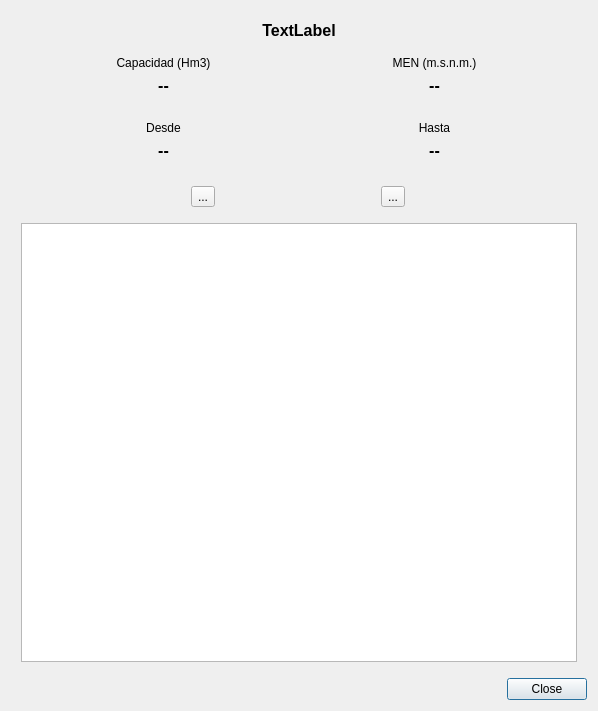
<?xml version="1.0" encoding="UTF-8"?>
<ui version="4.0">
 <class>DialogShowTable</class>
 <widget class="QDialog" name="DialogShowTable">
  <property name="geometry">
   <rect>
    <x>0</x>
    <y>0</y>
    <width>598</width>
    <height>711</height>
   </rect>
  </property>
  <property name="windowTitle">
   <string>Datos por fecha</string>
  </property>
  <layout class="QVBoxLayout" name="verticalLayout_6">
   <item>
    <layout class="QVBoxLayout" name="verticalLayout">
     <property name="leftMargin">
      <number>10</number>
     </property>
     <property name="topMargin">
      <number>10</number>
     </property>
     <property name="rightMargin">
      <number>10</number>
     </property>
     <property name="bottomMargin">
      <number>10</number>
     </property>
     <item>
      <widget class="QLabel" name="lblNombreEmbalse">
       <property name="font">
        <font>
         <pointsize>12</pointsize>
         <weight>75</weight>
         <bold>true</bold>
        </font>
       </property>
       <property name="text">
        <string>TextLabel</string>
       </property>
       <property name="alignment">
        <set>Qt::AlignCenter</set>
       </property>
      </widget>
     </item>
     <item>
      <layout class="QHBoxLayout" name="horizontalLayout_2">
       <property name="leftMargin">
        <number>10</number>
       </property>
       <property name="topMargin">
        <number>10</number>
       </property>
       <property name="rightMargin">
        <number>10</number>
       </property>
       <property name="bottomMargin">
        <number>10</number>
       </property>
       <item>
        <layout class="QVBoxLayout" name="verticalLayout_5">
         <item>
          <widget class="QLabel" name="label_4">
           <property name="text">
            <string>Capacidad (Hm3)</string>
           </property>
           <property name="alignment">
            <set>Qt::AlignCenter</set>
           </property>
          </widget>
         </item>
         <item>
          <widget class="QLabel" name="lblCapacidad">
           <property name="font">
            <font>
             <pointsize>12</pointsize>
             <weight>75</weight>
             <bold>true</bold>
            </font>
           </property>
           <property name="text">
            <string>--</string>
           </property>
           <property name="alignment">
            <set>Qt::AlignCenter</set>
           </property>
          </widget>
         </item>
        </layout>
       </item>
       <item>
        <layout class="QVBoxLayout" name="verticalLayout_4">
         <item>
          <widget class="QLabel" name="label_5">
           <property name="text">
            <string>MEN (m.s.n.m.)</string>
           </property>
           <property name="alignment">
            <set>Qt::AlignCenter</set>
           </property>
          </widget>
         </item>
         <item>
          <widget class="QLabel" name="lblMen">
           <property name="font">
            <font>
             <pointsize>12</pointsize>
             <weight>75</weight>
             <bold>true</bold>
            </font>
           </property>
           <property name="text">
            <string>--</string>
           </property>
           <property name="alignment">
            <set>Qt::AlignCenter</set>
           </property>
          </widget>
         </item>
        </layout>
       </item>
      </layout>
     </item>
     <item>
      <layout class="QHBoxLayout" name="horizontalLayout">
       <property name="leftMargin">
        <number>10</number>
       </property>
       <property name="topMargin">
        <number>10</number>
       </property>
       <property name="rightMargin">
        <number>10</number>
       </property>
       <property name="bottomMargin">
        <number>10</number>
       </property>
       <item>
        <layout class="QVBoxLayout" name="verticalLayout_3">
         <item>
          <widget class="QLabel" name="label">
           <property name="text">
            <string>Desde</string>
           </property>
           <property name="alignment">
            <set>Qt::AlignCenter</set>
           </property>
          </widget>
         </item>
         <item>
          <widget class="QLabel" name="lblDesde">
           <property name="font">
            <font>
             <pointsize>12</pointsize>
             <weight>75</weight>
             <bold>true</bold>
            </font>
           </property>
           <property name="text">
            <string>--</string>
           </property>
           <property name="alignment">
            <set>Qt::AlignCenter</set>
           </property>
          </widget>
         </item>
        </layout>
       </item>
       <item>
        <layout class="QVBoxLayout" name="verticalLayout_2">
         <item>
          <widget class="QLabel" name="label_2">
           <property name="text">
            <string>Hasta</string>
           </property>
           <property name="alignment">
            <set>Qt::AlignCenter</set>
           </property>
          </widget>
         </item>
         <item>
          <widget class="QLabel" name="lblHasta">
           <property name="font">
            <font>
             <pointsize>12</pointsize>
             <weight>75</weight>
             <bold>true</bold>
            </font>
           </property>
           <property name="text">
            <string>--</string>
           </property>
           <property name="alignment">
            <set>Qt::AlignCenter</set>
           </property>
          </widget>
         </item>
        </layout>
       </item>
      </layout>
     </item>
     <item>
      <layout class="QHBoxLayout" name="horizontalLayout_3">
       <property name="leftMargin">
        <number>10</number>
       </property>
       <property name="topMargin">
        <number>10</number>
       </property>
       <property name="rightMargin">
        <number>10</number>
       </property>
       <property name="bottomMargin">
        <number>10</number>
       </property>
       <item>
        <widget class="QToolButton" name="btnExportarCSV">
         <property name="toolTip">
          <string>Exportar a CSV</string>
         </property>
         <property name="text">
          <string>...</string>
         </property>
         <property name="icon">
          <iconset>
           <normaloff>../../../../../usr/share/icons/gnome/22x22/apps/libreoffice-calc.png</normaloff>../../../../../usr/share/icons/gnome/22x22/apps/libreoffice-calc.png</iconset>
         </property>
        </widget>
       </item>
       <item>
        <widget class="QToolButton" name="btnVerGrafico">
         <property name="toolTip">
          <string>Ver gráfico</string>
         </property>
         <property name="text">
          <string>...</string>
         </property>
         <property name="icon">
          <iconset>
           <normaloff>../../../../../usr/share/icons/Humanity/categories/22/redhat-office.svg</normaloff>../../../../../usr/share/icons/Humanity/categories/22/redhat-office.svg</iconset>
         </property>
        </widget>
       </item>
      </layout>
     </item>
     <item>
      <widget class="QTableView" name="tblResultados"/>
     </item>
    </layout>
   </item>
   <item>
    <widget class="QDialogButtonBox" name="buttonBox">
     <property name="orientation">
      <enum>Qt::Horizontal</enum>
     </property>
     <property name="standardButtons">
      <set>QDialogButtonBox::Close</set>
     </property>
    </widget>
   </item>
  </layout>
 </widget>
 <resources/>
 <connections>
  <connection>
   <sender>buttonBox</sender>
   <signal>accepted()</signal>
   <receiver>DialogShowTable</receiver>
   <slot>accept()</slot>
   <hints>
    <hint type="sourcelabel">
     <x>248</x>
     <y>254</y>
    </hint>
    <hint type="destinationlabel">
     <x>157</x>
     <y>274</y>
    </hint>
   </hints>
  </connection>
  <connection>
   <sender>buttonBox</sender>
   <signal>rejected()</signal>
   <receiver>DialogShowTable</receiver>
   <slot>reject()</slot>
   <hints>
    <hint type="sourcelabel">
     <x>316</x>
     <y>260</y>
    </hint>
    <hint type="destinationlabel">
     <x>286</x>
     <y>274</y>
    </hint>
   </hints>
  </connection>
 </connections>
</ui>
